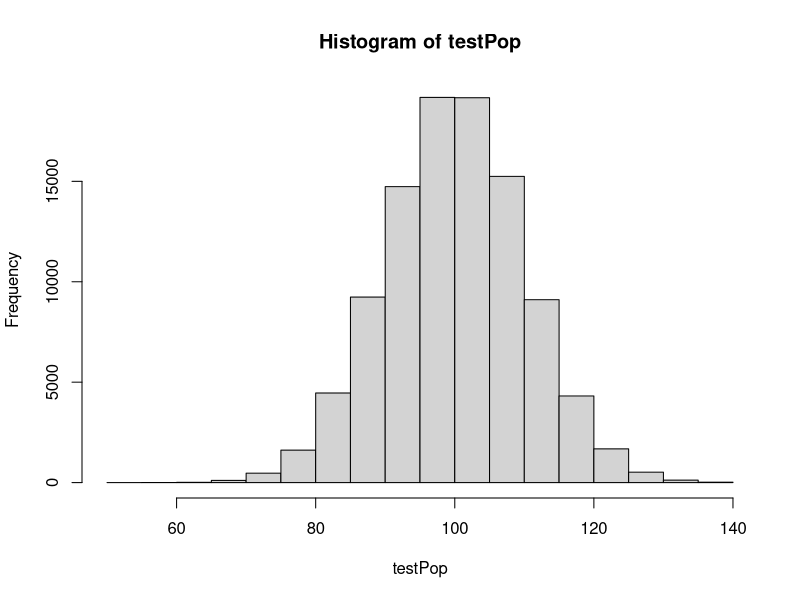
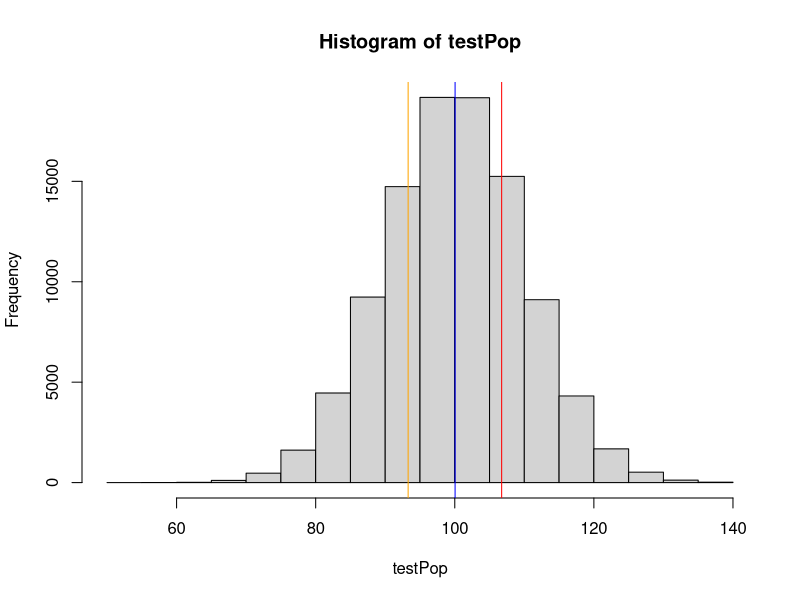
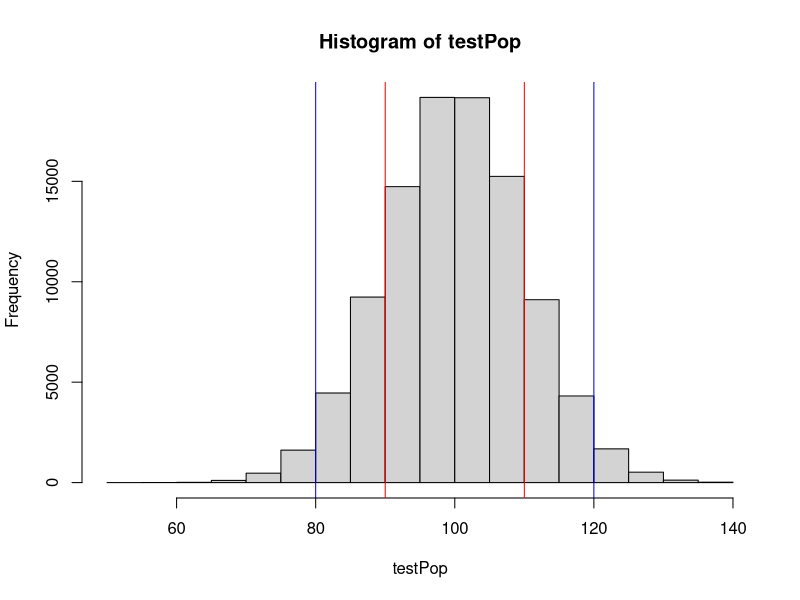
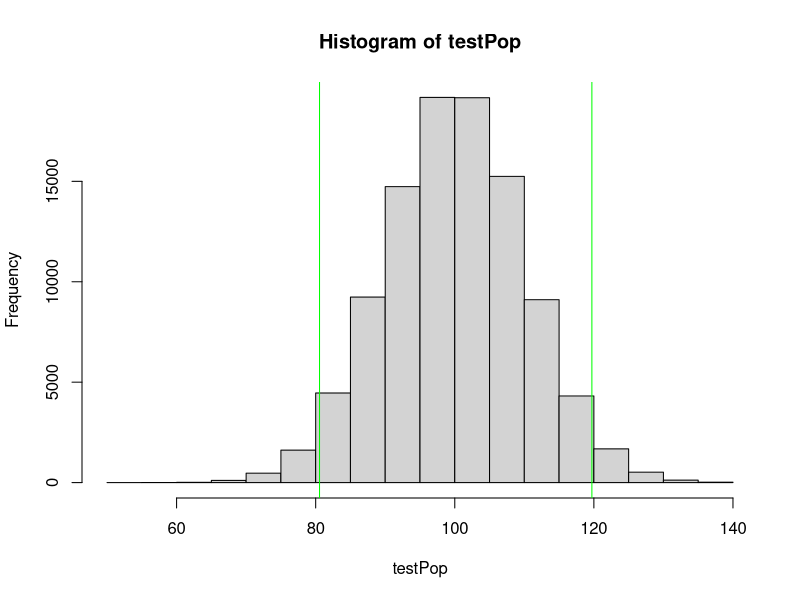

Reproduce these figures in R, in order.
## ---- chunk 1
set.seed(1234)                                        # Control randomization
testPop <- rnorm(100000, mean=100, sd=10)             # Create simulated population 
testPopMean <- mean(testPop)                          # Calculate mean
sumSq <- sum((testPop-testPopMean)^2)                 # Sum of squares
testPopVar <- sumSq/length(testPop)                   # Variance
testPopSD <- sqrt(testPopVar)                         # Standard deviation
## ---- chunk 2
hist(testPop)
## ---- chunk 3
# Markings of quartiles
hist(testPop)                                           
abline(v=quantile(testPop, probs=0.25),col="orange")    # First quartile
abline(v=quantile(testPop, probs=0.5),col="blue")     # Second quartile
abline(v=quantile(testPop, probs=0.75),col="red")    # Third quartile

## ---- chunk 4
# Markings of one and two standard deviations 
hist(testPop)
abline(v=90, col="red")
abline(v=80, col="blue")
abline(v=110, col="red") 
abline(v=120, col="blue")
## ---- chunk 5
# Markings of the central region and tails 
hist(testPop)
abline(v=quantile(testPop, probs=0.025),col="green") 
abline(v=quantile(testPop, probs=0.975),col="green")

